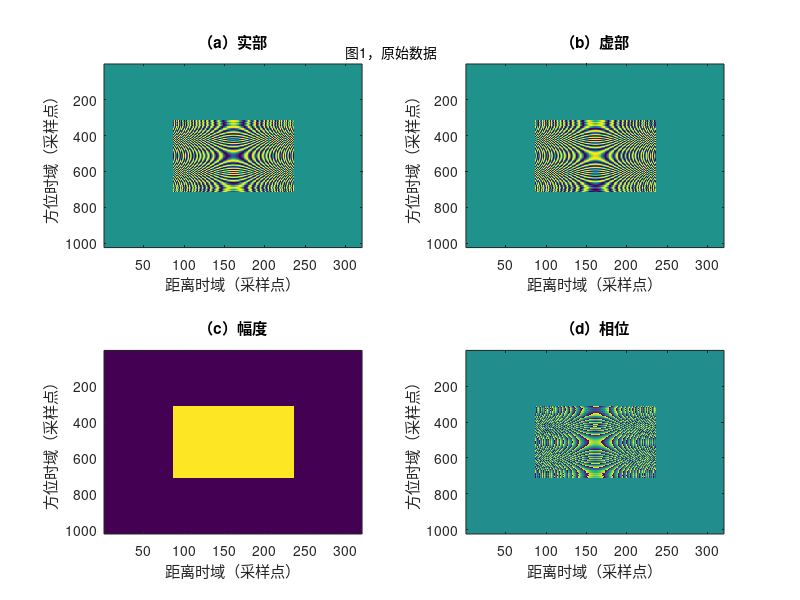
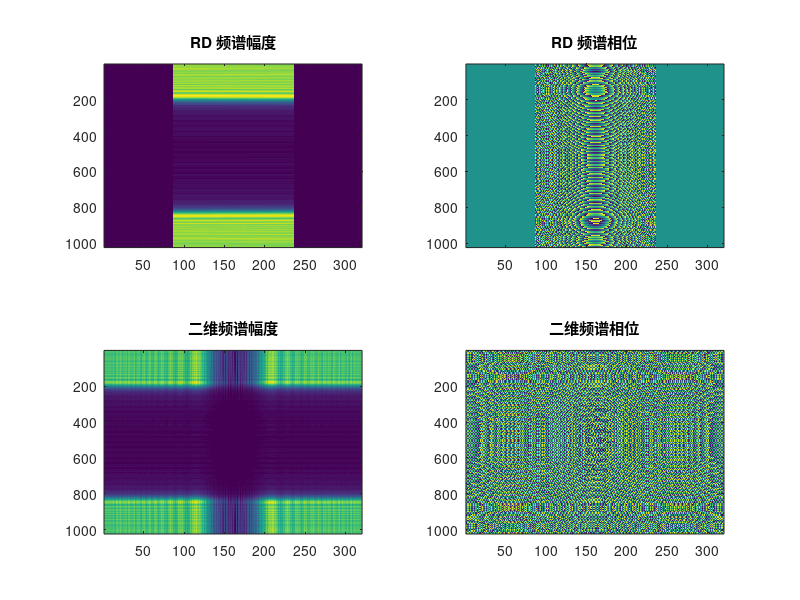
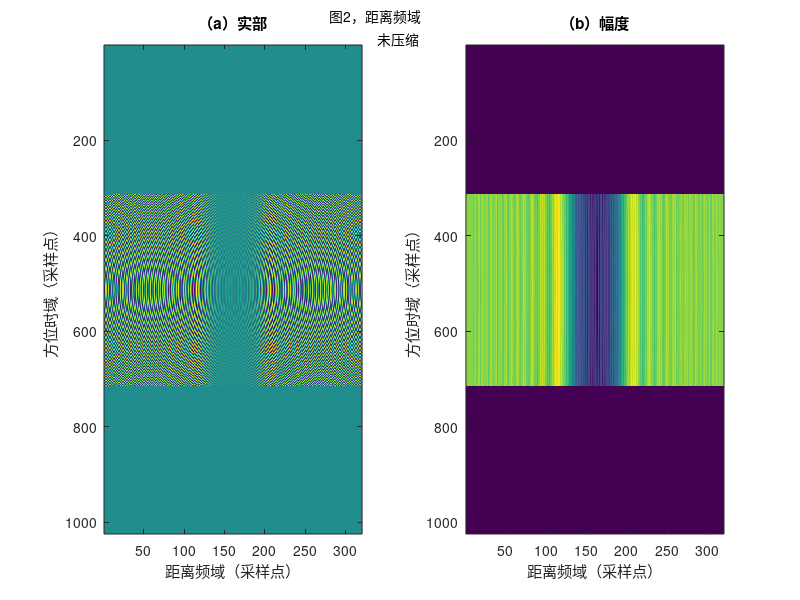
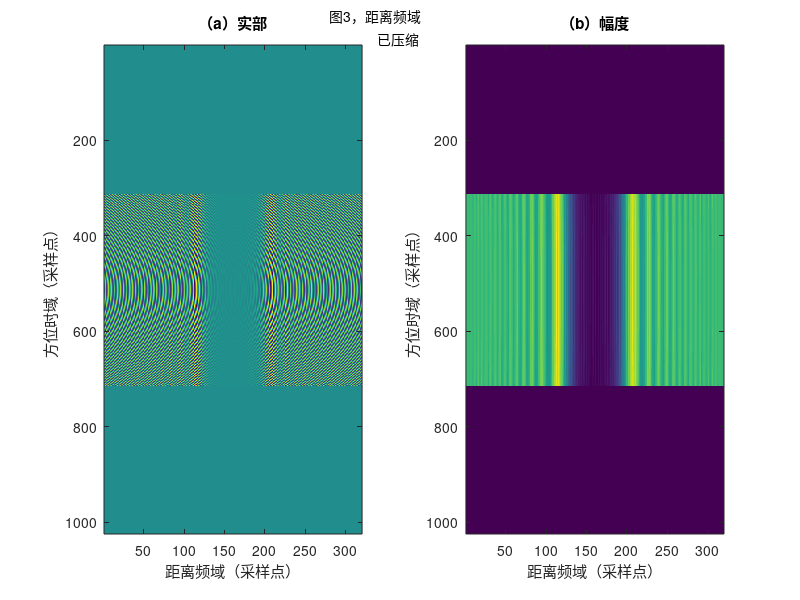

Recreate these plots in MATLAB, in order. (Note: this script raises an error after producing the figures.)
%%%%%%%%%%%%%%%%%%%%%%%%%%%%%%%%%%%%%%
%               正侧视
%                RDA
%              点目标仿真
%%%%%%%%%%%%%%%%%%%%%%%%%%%%%%%%%%%%%%
%%
clear;
close all;
clc;
 
%%
% --------------------------------------------------------------------
% 定义参数
% --------------------------------------------------------------------
R_nc = 20e3;            % 景中心斜距
Vr = 150;               % 雷达有效速度
Tr = 2.5e-6;            % 发射脉冲时宽
Kr = 20e12;             % 距离调频率
f0 = 5.3e9;             % 雷达工作频率
BW_dop = 80;            % 多普勒带宽
Fr = 60e6;              % 距离采样率
Fa = 200;               % 方位采样率
Naz = 1024;          	% 距离线数（即数据矩阵，行数）——这里修改为1024。
Nrg = 320;              % 距离线采样点数（即数据矩阵，列数）
sita_r_c = (0*pi)/180;	% 波束斜视角，0 度，这里转换为弧度
c = 3e8;                % 光速
 
R0 = R_nc*cos(sita_r_c);	% 与R_nc相对应的最近斜距，记为R0
Nr = Tr*Fr;             % 线性调频信号采样点数
BW_range = Kr*Tr;       % 距离向带宽
lamda = c/f0;           % 波长
fnc = 2*Vr*sin(sita_r_c)/lamda;     % 多普勒中心频率，根据公式（4.33）计算。
La_real = 0.886*2*Vr*cos(sita_r_c)/BW_dop; % 方位向天线长度，根据公式（4.36）
beta_bw = 0.886*lamda/La_real;           % 雷达3dB波束
La = beta_bw*R0;        % 合成孔径长度
a_sr = Fr / BW_range;   % 距离向过采样因子
a_sa = Fa / BW_dop;     % 方位向过采样因子
 
Mamb = round(fnc/Fa);   % 多普勒模糊
 
NFFT_r = Nrg;           % 距离向FFT长度
NFFT_a = Naz;           % 方位向FFT长度
 
% --------------------------------------------------------------------
% 设定仿真点目标的位置
% 以距离向作为x轴正方向
% 以方位向作为y轴正方向
% -------------------------------------------------------------------- 
delta_R0 = 0;       % 将目标1的波束中心穿越时刻，定义为方位向时间零点。
delta_R1 = 120; 	% 目标1和目标2的方位向距离差，120m
delta_R2 = 50;      % 目标2和目标3的距离向距离差，50m
 
% 目标1
x1 = R0;            % 目标1的距离向距离
y1 = delta_R0 + x1*tan(sita_r_c);	% 目标1的方位向距离
 
% 目标2
x2 = x1;            % 目标2和目标1的距离向距离相同
y2 = y1 + delta_R1; % 目标2的方位向距离
% 目标3
x3 = x2 + delta_R2;                 % 目标3和目标2有距离向的距离差，为delta_R2
y3 = y2 + delta_R2*tan(sita_r_c);  	% 目标3的方位向距离
% 定义以下数组，便于处理
x_range = [x1,x2,x3];
y_azimuth = [y1,y2,y3];
 
% 计算三个目标各自的波束中心穿越时刻
nc_1 = (y1-x1*tan(sita_r_c))/Vr;    % 目标1的波束中心穿越时刻。
nc_2 = (y2-x2*tan(sita_r_c))/Vr;    % 目标2的波束中心穿越时刻。
nc_3 = (y3-x3*tan(sita_r_c))/Vr;    % 目标3的波束中心穿越时刻。
nc_target = [nc_1,nc_2,nc_3];       % 定义该数组，便于处理。
 
%% 
% --------------------------------------------------------------------
% 距离（方位）向时间，频率相关定义
% --------------------------------------------------------------------
% 距离
tr = 2*x1/c + ( -Nrg/2 : (Nrg/2-1) )/Fr;                % 距离时间轴
fr = ( -NFFT_r/2 : NFFT_r/2-1 )*( Fr/NFFT_r );          % 距离频率轴
% 方位
ta = ( -Naz/2: Naz/2-1 )/Fa;                            % 方位时间轴
fa = fnc + ( -NFFT_a/2 : NFFT_a/2-1 )*( Fa/NFFT_a );	% 方位频率轴
 
% 生成距离（方位）时间（频率）矩阵
tr_mtx = ones(Naz,1)*tr;    % 距离时间轴矩阵，大小：Naz*Nrg
ta_mtx = ta.'*ones(1,Nrg);  % 方位时间轴矩阵，大小：Naz*Nrg
%% 
% --------------------------------------------------------------------
% 生成点目标原始数据
% --------------------------------------------------------------------
s_echo = zeros(Naz,Nrg);    % 用来存放生成的回波数据
A0 = 1;                     % 目标回波幅度，都设置为1.
for k = 1:1                 % 生成k个目标的原始回波数据
    R_n = sqrt( (x_range(k).*ones(Naz,Nrg)).^2 + (Vr.*ta_mtx-y_azimuth(k).*ones(Naz,Nrg)).^2 );% 目标k的瞬时斜距
    w_range = ((abs(tr_mtx-2.*R_n./c)) <= ((Tr/2).*ones(Naz,Nrg)));     % 距离向包络，即距离窗
    % =====================================================================    
    % 方位向包络，也就是 天线的双程方向图作用因子。
    %{
    % 方式1
    % sinc平方型函数，根据公式（4.31）计算    
    sita = atan( Vr.*(ta_mtx-nc_target(k).*ones(Naz,Nrg))/x_range(k) );
    w_azimuth = (sinc(0.886.*sita./beta_bw)).^2;    
    % 用每个目标对应的 波束中心穿越时刻，而不是之前参数中的nc。
    %}
    %
    % 方式2
    % 利用合成孔径长度，直接构造矩形窗（其实这里只是限制数据范围，没有真正加窗）
    w_azimuth = (abs(ta - nc_target(k)) <= (La/2)/Vr);    % 行向量
    w_azimuth = w_azimuth.'*ones(1,Nrg);    % 生成Naz*Nrg的矩阵
    %}
    % =====================================================================     
    s_k = A0.*w_range.*w_azimuth.*exp(-(1j*4*pi*f0).*R_n./c).*exp((1j*pi*Kr).*(tr_mtx-2.*R_n./c).^2);
    % 上式就是生成的某一个点目标（目标k）的回波信号。
    % 经过几次循环，生成几个点目标的回波信号，相加即可。
    if k == 1
        s_1 = s_k;          % 目标1的回波信号
    end
    if k == 2   
        s_2 = s_k;          % 目标2的回波信号
    end
    if k == 3
        s_3 = s_k;          % 目标3的回波信号
    end
    s_echo = s_echo + s_k;  % 所有点目标回波信号之和   
end
% s_echo 就是我们需要的原始数据，点目标回波信号。
 
% 作图
% 图1——原始数据
figure;
subplot(2,2,1);
imagesc(real(s_echo));
title('（a）实部');
xlabel('距离时域（采样点）');
ylabel('方位时域（采样点）');
text(300,-60,'图1，原始数据');       % 给图1进行文字说明 
% text 函数：在图像的指定坐标位置，添加文本框
 
subplot(2,2,2);
imagesc(imag(s_echo));
title('（b）虚部');
xlabel('距离时域（采样点）');
ylabel('方位时域（采样点）');
 
subplot(2,2,3);
imagesc(abs(s_echo));
title('（c）幅度');
xlabel('距离时域（采样点）');
ylabel('方位时域（采样点）');
 
subplot(2,2,4);
imagesc(angle(s_echo));
title('（d）相位');
xlabel('距离时域（采样点）');
ylabel('方位时域（采样点）');
% colormap(gray);
 
 
figure;
subplot(2,2,1);
imagesc(abs(fft(s_echo,[],1)));
title('RD 频谱幅度');
subplot(2,2,2);
imagesc(angle(fft(s_echo,[],1)));
title('RD 频谱相位');
subplot(2,2,3);
imagesc(abs(fft2(s_echo)));
title('二维频谱幅度');
subplot(2,2,4);
imagesc(angle(fft2(s_echo)));
title('二维频谱相位');
% colormap(gray);
 
%%
% --------------------------------------------------------------------
% 距离压缩
% --------------------------------------------------------------------
S_range = fft(s_echo,NFFT_r,2);     % 进行距离向傅里叶变换，零频在两端。
 
%
% 作图
% 图2——距离频域，方位时域，频谱（未距离压缩）
figure;
subplot(1,2,1);
imagesc(real(S_range));
title('（a）实部');
xlabel('距离频域（采样点）');
ylabel('方位时域（采样点）');
text(280,-60,'图2，距离频域');       % 给图2进行文字说明
text(340,-10,'未压缩');       
 
subplot(1,2,2);
imagesc(abs(S_range));
title('（b）幅度');
xlabel('距离频域（采样点）');
ylabel('方位时域（采样点）');
%}
 
%　生成距离向匹配滤波器
% ====================================================
% 采用方式2
% 时域复制脉冲，末端补零，fft，再取复共轭。
t_ref = ( -Nr/2 : (Nr/2-1) )/Fr;    % 用来生成距离MF的距离时间轴
t_ref_mtx = ones(Naz,1)*t_ref;      % 矩阵形式
w_ref = kaiser(Nr,2.5);             % 距离向，构建Kaiser窗，此为列向量。
w_ref = ones(Naz,1)*(w_ref.');      % 构成矩阵形式，每一行都相同的加窗。
s_ref = exp((1j*pi*Kr).*((t_ref_mtx).^2)); % 复制（发射）脉冲，未加窗。
% s_ref = w_ref.*exp((1j*pi*Kr).*((t_ref_mtx).^2)); % 复制（发射）脉冲，加了窗。
s_ref = [s_ref,zeros(Naz,Nrg-Nr)];      % 对复制脉冲，后端补零。
 
S_ref = fft(s_ref,NFFT_r,2);            % 复制脉冲的距离傅里叶变换，零频在两端。
H_range = conj(S_ref);                  % 距离向匹配滤波器，零频在两端。
S_range_c = S_range.*H_range;           % 乘以匹配滤波器，零频在两端。    
s_rc = ifft(S_range_c,[],2);            % 完成距离压缩，回到二维时域。
% s_rc的长度为：Naz*Nrg。未去除弃置区。
% 对s_rc进行去除弃置区的操作
% 弃置区长度为：2*（Nr-1）
% 我们截取的长度：（Nrg-Nr+1），记为 N_rg。
N_rg = Nrg-Nr+1;                        % 完全卷积的长度
s_rc_c = zeros(Naz,N_rg);               % 用来存放去除弃置区后的数据
s_rc_c = s_rc(:,1:N_rg);                % 取前 N_rg列。
% ====================================================
%
% 作图
% 图3——距离频域，方位时域，频谱（已距离压缩）
figure;
subplot(1,2,1);
imagesc(real(S_range_c));
title('（a）实部');
xlabel('距离频域（采样点）');
ylabel('方位时域（采样点）');
text(280,-60,'图3，距离频域');       % 给图3进行文字说明
text(340,-10,'已压缩');       
subplot(1,2,2);
imagesc(abs(S_range_c));
title('（b）幅度');
xlabel('距离频域（采样点）');
ylabel('方位时域（采样点）');
%}
%
% 作图
% 图4——二维时域（完成距离压缩）
figure;
subplot(1,2,1);
imagesc(real(s_rc_c));  %　这及其以下，都直接使用去除弃置区后的结果
title('（a）实部');
xlabel('距离时域（采样点）');
ylabel('方位时域（采样点）');
text(150,-60,'图4，二维时域');       % 给图4进行文字说明
text(172,-10,'完成压缩');       
subplot(1,2,2);
imagesc(abs(s_rc_c));
title('（b）幅度');
xlabel('距离时域（采样点）');
ylabel('方位时域（采样点）');
%}
%%
% --------------------------------------------------------------------
% 变换到距离多普勒域，进行距离徙动校正
% --------------------------------------------------------------------
s_rc_c = s_rc_c.*exp(-1j*2*pi*fnc.*(ta.'*ones(1,N_rg)));    % 数据搬移
S_rd = fft(s_rc_c,NFFT_a,1);            % 方位向傅里叶变换，到距离多普勒域
% ====================================================================
% 设置方位频率轴——关键点！！！
fa = fnc + fftshift(-NFFT_a/2:NFFT_a/2-1)/NFFT_a*Fa;    % 方位频率轴如此设置。
% =====================================================================
% 下面这个是改进的，每一个最近斜距（R0）都随着距离门的不同而改变。
tr_RCMC = 2*x1/c + ( -N_rg/2 : (N_rg/2-1) )/Fr;   % 在新的距离线长度下的时间轴。
 
R0_RCMC = (c/2).*tr_RCMC;       % 随距离线变化的R0，记为R0_RCMC，用来计算RCM和Ka。
delta_Rrd_fn = lamda^2.*((fa.').^2)*(R0_RCMC)/(8*Vr^2);
num_range = c/(2*Fr);   % 一个距离采样单元，对应的长度
delta_Rrd_fn_num = delta_Rrd_fn./num_range; % 每一个方位向频率，其RCM对应的距离采样单元数
R = 8;  % sinc插值核长度
S_rd_rcmc = zeros(NFFT_a,N_rg); % 用来存放RCMC后的值
for p = 1 : NFFT_a
    for q = 1 : N_rg   % 此时距离向的长度是 (Nrg-Nr+1)=N_rg        
        delta_Rrd_fn_p = delta_Rrd_fn_num(p,q);
        Rrd_fn_p = q + delta_Rrd_fn_p;
        Rrd_fn_p_zheng = ceil(Rrd_fn_p);        % ceil，向上取整。
        ii = ( Rrd_fn_p-(Rrd_fn_p_zheng-R/2):-1:Rrd_fn_p-(Rrd_fn_p_zheng+R/2-1)  );        
        rcmc_sinc = sinc(ii);
        rcmc_sinc = rcmc_sinc/sum(rcmc_sinc);   % 插值核的归一化
        % ii 是sinc插值过程的变量;
        % g(x)=sum(h(ii)*g_d(x-ii)) = sum(h(ii)*g_d(ll));
               
        % 由于S_rd只有整数点取值，且范围有限。因此插值中要考虑它的取值溢出边界问题。
        % 这里我采取循环移位的思想，用来解决取值溢出问题。
        if (Rrd_fn_p_zheng-R/2) > N_rg    % 全右溢
            ll = (Rrd_fn_p_zheng-R/2-N_rg:1:Rrd_fn_p_zheng+R/2-1-N_rg);
        else
            if (Rrd_fn_p_zheng+R/2-1) > N_rg    % 部分右溢
                ll_1 = (Rrd_fn_p_zheng-R/2:1:N_rg);
                ll_2 = (1:1:Rrd_fn_p_zheng+R/2-1-N_rg);
                ll = [ll_1,ll_2];
            else
                if (Rrd_fn_p_zheng+R/2-1) < 1    % 全左溢（不可能发生，但还是要考虑）
                    ll = (Rrd_fn_p_zheng-R/2+N_rg:1:Rrd_fn_p_zheng+R/2-1+N_rg);
                else
                    if (Rrd_fn_p_zheng-R/2) < 1       % 部分左溢
                        ll_1 = (Rrd_fn_p_zheng-R/2+N_rg:1:N_rg);
                        ll_2 = (1:1:Rrd_fn_p_zheng+R/2-1);
                        ll = [ll_1,ll_2];
                    else
                        ll = (Rrd_fn_p_zheng-R/2:1:Rrd_fn_p_zheng+R/2-1);
                    end                    
                end
            end
        end   
        rcmc_S_rd = S_rd(p,ll);
        S_rd_rcmc(p,q) = sum( rcmc_sinc.*rcmc_S_rd );
    end
end
% S_rd_rcmc 就是RCMC后的距离多普勒域频谱。
% 作图
% 图5——距离多普勒域（未RCMC）
figure;
subplot(1,2,1);
imagesc(real(S_rd));
title('（a）实部');
xlabel('距离时域（采样点）');
ylabel('方位频域（采样点）');
text(150,-60,'图5，距离多普勒域');       % 给图5进行文字说明
text(172,-10,'未RCMC');       
subplot(1,2,2);
imagesc(abs(S_rd));
title('（b）幅度');
xlabel('距离时域（采样点）');
ylabel('方位频域（采样点）');
% 作图
% 图6——距离多普勒域，RCMC后的结果
figure;
subplot(1,2,1);
imagesc(real(S_rd_rcmc));
title('（a）实部');
xlabel('距离时域（采样点）');
ylabel('方位频域（采样点）');
text(150,-60,'图6，距离多普勒域');       % 给图6进行文字说明
text(172,-10,'已RCMC');       
subplot(1,2,2);
imagesc(abs(S_rd_rcmc));
title('（b）幅度');
xlabel('距离时域（采样点）');
ylabel('方位频域（采样点）');
%}
%%
% --------------------------------------------------------------------
% 方位压缩
% --------------------------------------------------------------------
fa_azimuth_MF = fa;         % 方位频率轴，采用和RCMC中所用的频率轴相同。
Ka = 2*Vr^2*(cos(sita_r_c))^3./(lamda.* R0_RCMC);  	% 方位向调频率，是随最近斜距R0变化的。
Ka_1 = 1./Ka;                                       % 为了方便计算，先取倒数。
Haz = exp( -1j*pi.*(((fa_azimuth_MF).').^2*Ka_1) );	% 方位向匹配滤波器
% 这里要注意，生成的MF的零频既不是在两端，也不是在中心的。
% 考虑下频率轴是什么样的，间断点在哪里。注意fa的构成。
% 这里的频率轴和距离多普勒域的方位频谱是对应的。
 
S_rd_c = S_rd_rcmc.*Haz;            % 乘以匹配滤波器
s_ac = ifft(S_rd_c,[],1);       	% 完成方位压缩，变到图像域。结束。
 
% 作图
% 图7——成像结果
figure;
imagesc(abs(s_ac));
title('点目标成像');
xlabel('距离时域（采样点）');
ylabel('方位时域（采样点）');     
 
%%
% 下面通过调用函数，得到三个点目标各自的切片，并进行升采样
% 同时对点目标中心做距离向切片，方位向切片
% 计算出相应的指标：PSLR，ISLR，IRW
 
NN = 16;
% 分别得到每个点目标的切片放大；行切片、列切片；和相应的指标
% 目标1，点目标中心在 （（Naz/2+1），86）
% % target_1 = target_analysis( s_ac((Naz/2+1)-NN:(Naz/2+1)+NN,86-NN:86+NN),Fr,Fa,Vr);
 
% 目标2，点目标中心在 （（Naz/2+1+delta_R1/Vr*Fa）,86）
tg_2_delatx = (Naz/2+1 + delta_R1/Vr*Fa);
% target_2 = target_analysis( s_ac(tg_2_delatx-NN:tg_2_delatx+NN,86-NN:86+NN),Fr,Fa,Vr);
 
% 目标3
tg_3_delatx = tg_2_delatx + delta_R2*tan(sita_r_c)/Vr*Fa;
tg_3_delaty = 2*delta_R2/c*Fr;
% target_3 = target_analysis( s_ac(tg_3_delatx-NN:tg_3_delatx+NN,86+tg_3_delaty-NN:86+tg_3_delaty+NN),Fr,Fa,Vr);